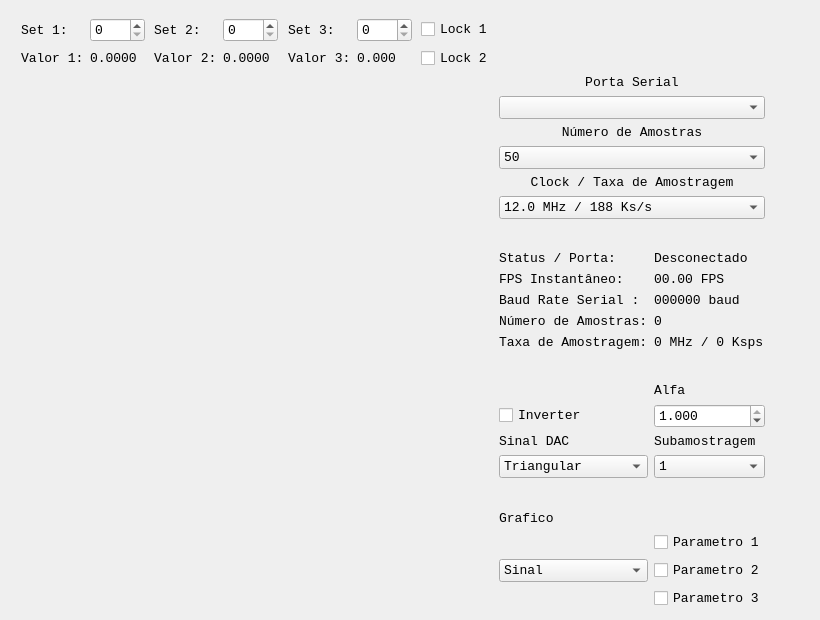
<?xml version="1.0" encoding="UTF-8"?>
<ui version="4.0">
 <class>MainWindow</class>
 <widget class="QMainWindow" name="MainWindow">
  <property name="geometry">
   <rect>
    <x>0</x>
    <y>0</y>
    <width>820</width>
    <height>620</height>
   </rect>
  </property>
  <property name="font">
   <font>
    <family>Monospace</family>
    <pointsize>10</pointsize>
    <weight>50</weight>
    <bold>false</bold>
   </font>
  </property>
  <property name="windowTitle">
   <string>Interface ADC mbed</string>
  </property>
  <widget class="QWidget" name="centralwidget">
   <property name="sizePolicy">
    <sizepolicy hsizetype="Expanding" vsizetype="Expanding">
     <horstretch>0</horstretch>
     <verstretch>0</verstretch>
    </sizepolicy>
   </property>
   <widget class="QFrame" name="horizontalFrame">
    <property name="geometry">
     <rect>
      <x>9</x>
      <y>9</y>
      <width>776</width>
      <height>750</height>
     </rect>
    </property>
    <property name="sizePolicy">
     <sizepolicy hsizetype="Expanding" vsizetype="Expanding">
      <horstretch>0</horstretch>
      <verstretch>0</verstretch>
     </sizepolicy>
    </property>
    <property name="frameShadow">
     <enum>QFrame::Plain</enum>
    </property>
    <layout class="QGridLayout" name="gridLayout">
     <property name="sizeConstraint">
      <enum>QLayout::SetDefaultConstraint</enum>
     </property>
     <property name="rightMargin">
      <number>20</number>
     </property>
     <item row="2" column="3" colspan="2">
      <widget class="QLabel" name="label">
       <property name="sizePolicy">
        <sizepolicy hsizetype="Minimum" vsizetype="Minimum">
         <horstretch>0</horstretch>
         <verstretch>0</verstretch>
        </sizepolicy>
       </property>
       <property name="text">
        <string>Porta Serial</string>
       </property>
       <property name="alignment">
        <set>Qt::AlignBottom|Qt::AlignHCenter</set>
       </property>
      </widget>
     </item>
     <item row="12" column="4">
      <widget class="QLabel" name="label_amostras">
       <property name="sizePolicy">
        <sizepolicy hsizetype="Minimum" vsizetype="Preferred">
         <horstretch>0</horstretch>
         <verstretch>0</verstretch>
        </sizepolicy>
       </property>
       <property name="text">
        <string>0</string>
       </property>
      </widget>
     </item>
     <item row="11" column="3">
      <widget class="QLabel" name="label_5">
       <property name="sizePolicy">
        <sizepolicy hsizetype="Minimum" vsizetype="Preferred">
         <horstretch>0</horstretch>
         <verstretch>0</verstretch>
        </sizepolicy>
       </property>
       <property name="minimumSize">
        <size>
         <width>0</width>
         <height>0</height>
        </size>
       </property>
       <property name="text">
        <string>Baud Rate Serial :</string>
       </property>
      </widget>
     </item>
     <item row="27" column="3" colspan="2">
      <widget class="QPushButton" name="bt_salvar">
       <property name="sizePolicy">
        <sizepolicy hsizetype="Minimum" vsizetype="Expanding">
         <horstretch>0</horstretch>
         <verstretch>0</verstretch>
        </sizepolicy>
       </property>
       <property name="text">
        <string>Salvar</string>
       </property>
      </widget>
     </item>
     <item row="7" column="3" colspan="2">
      <widget class="QComboBox" name="comboBox_clock">
       <property name="sizePolicy">
        <sizepolicy hsizetype="Minimum" vsizetype="Fixed">
         <horstretch>0</horstretch>
         <verstretch>0</verstretch>
        </sizepolicy>
       </property>
       <item>
        <property name="text">
         <string>12.0 MHz / 188 Ks/s</string>
        </property>
       </item>
       <item>
        <property name="text">
         <string>6.0 MHz  / 94 Ks/s</string>
        </property>
       </item>
       <item>
        <property name="text">
         <string>4.0 MHz / 63 Ks/s</string>
        </property>
       </item>
       <item>
        <property name="text">
         <string>3.0 MHz / 47 Ks/s</string>
        </property>
       </item>
       <item>
        <property name="text">
         <string>2.4 MHz / 38 Ks/s</string>
        </property>
       </item>
       <item>
        <property name="text">
         <string>2.0 MHz / 31 Ks/s</string>
        </property>
       </item>
       <item>
        <property name="text">
         <string>1.7 MHz / 27 Ks/s</string>
        </property>
       </item>
       <item>
        <property name="text">
         <string>1.5 MHz / 23 Ks/s</string>
        </property>
       </item>
      </widget>
     </item>
     <item row="15" column="4">
      <widget class="QLabel" name="label_9">
       <property name="text">
        <string>Alfa</string>
       </property>
      </widget>
     </item>
     <item row="13" column="3">
      <widget class="QLabel" name="label_7">
       <property name="sizePolicy">
        <sizepolicy hsizetype="Minimum" vsizetype="Preferred">
         <horstretch>0</horstretch>
         <verstretch>0</verstretch>
        </sizepolicy>
       </property>
       <property name="minimumSize">
        <size>
         <width>0</width>
         <height>0</height>
        </size>
       </property>
       <property name="text">
        <string>Taxa de Amostragem:</string>
       </property>
      </widget>
     </item>
     <item row="4" column="3" colspan="2">
      <widget class="QLabel" name="label_2">
       <property name="sizePolicy">
        <sizepolicy hsizetype="Minimum" vsizetype="Minimum">
         <horstretch>0</horstretch>
         <verstretch>0</verstretch>
        </sizepolicy>
       </property>
       <property name="text">
        <string>Número de Amostras</string>
       </property>
       <property name="alignment">
        <set>Qt::AlignBottom|Qt::AlignHCenter</set>
       </property>
      </widget>
     </item>
     <item row="18" column="4">
      <widget class="QComboBox" name="comboBox_subamostragem">
       <item>
        <property name="text">
         <string>1</string>
        </property>
       </item>
       <item>
        <property name="text">
         <string>2</string>
        </property>
       </item>
       <item>
        <property name="text">
         <string>5</string>
        </property>
       </item>
       <item>
        <property name="text">
         <string>10</string>
        </property>
       </item>
      </widget>
     </item>
     <item row="16" column="3">
      <widget class="QCheckBox" name="checkBox">
       <property name="text">
        <string>Inverter</string>
       </property>
      </widget>
     </item>
     <item row="22" column="4">
      <widget class="QCheckBox" name="checkBox_parametro2">
       <property name="text">
        <string>Parametro 2</string>
       </property>
      </widget>
     </item>
     <item row="21" column="4">
      <widget class="QCheckBox" name="checkBox_parametro1">
       <property name="text">
        <string>Parametro 1</string>
       </property>
      </widget>
     </item>
     <item row="19" column="3" colspan="2">
      <spacer name="verticalSpacer_6">
       <property name="orientation">
        <enum>Qt::Vertical</enum>
       </property>
       <property name="sizeHint" stdset="0">
        <size>
         <width>20</width>
         <height>40</height>
        </size>
       </property>
      </spacer>
     </item>
     <item row="1" column="0">
      <layout class="QGridLayout" name="gridLayout_2">
       <item row="1" column="2">
        <widget class="QLabel" name="label_valor1">
         <property name="text">
          <string>0.0000</string>
         </property>
        </widget>
       </item>
       <item row="1" column="8">
        <widget class="QLabel" name="label_valor3">
         <property name="text">
          <string>0.000</string>
         </property>
        </widget>
       </item>
       <item row="1" column="9">
        <spacer name="horizontalSpacer_2">
         <property name="orientation">
          <enum>Qt::Horizontal</enum>
         </property>
         <property name="sizeHint" stdset="0">
          <size>
           <width>40</width>
           <height>20</height>
          </size>
         </property>
        </spacer>
       </item>
       <item row="1" column="4">
        <widget class="QLabel" name="label_15">
         <property name="text">
          <string>Valor 2:</string>
         </property>
         <property name="wordWrap">
          <bool>false</bool>
         </property>
        </widget>
       </item>
       <item row="1" column="7">
        <widget class="QLabel" name="label_13">
         <property name="frameShape">
          <enum>QFrame::NoFrame</enum>
         </property>
         <property name="text">
          <string>Valor 3:</string>
         </property>
        </widget>
       </item>
       <item row="1" column="3">
        <spacer name="horizontalSpacer_3">
         <property name="orientation">
          <enum>Qt::Horizontal</enum>
         </property>
         <property name="sizeHint" stdset="0">
          <size>
           <width>40</width>
           <height>20</height>
          </size>
         </property>
        </spacer>
       </item>
       <item row="1" column="5">
        <widget class="QLabel" name="label_valor2">
         <property name="text">
          <string>0.0000</string>
         </property>
        </widget>
       </item>
       <item row="1" column="6">
        <spacer name="horizontalSpacer_4">
         <property name="orientation">
          <enum>Qt::Horizontal</enum>
         </property>
         <property name="sizeHint" stdset="0">
          <size>
           <width>40</width>
           <height>20</height>
          </size>
         </property>
        </spacer>
       </item>
       <item row="1" column="0">
        <spacer name="horizontalSpacer">
         <property name="orientation">
          <enum>Qt::Horizontal</enum>
         </property>
         <property name="sizeHint" stdset="0">
          <size>
           <width>40</width>
           <height>20</height>
          </size>
         </property>
        </spacer>
       </item>
       <item row="1" column="1">
        <widget class="QLabel" name="label_17">
         <property name="text">
          <string>Valor 1:</string>
         </property>
        </widget>
       </item>
       <item row="0" column="0">
        <spacer name="horizontalSpacer_5">
         <property name="orientation">
          <enum>Qt::Horizontal</enum>
         </property>
         <property name="sizeHint" stdset="0">
          <size>
           <width>40</width>
           <height>20</height>
          </size>
         </property>
        </spacer>
       </item>
       <item row="0" column="1">
        <widget class="QLabel" name="label_12">
         <property name="text">
          <string>Set 1:</string>
         </property>
        </widget>
       </item>
       <item row="0" column="4">
        <widget class="QLabel" name="label_16">
         <property name="text">
          <string>Set 2:</string>
         </property>
        </widget>
       </item>
       <item row="0" column="7">
        <widget class="QLabel" name="label_19">
         <property name="text">
          <string>Set 3:</string>
         </property>
        </widget>
       </item>
       <item row="0" column="3">
        <spacer name="horizontalSpacer_6">
         <property name="orientation">
          <enum>Qt::Horizontal</enum>
         </property>
         <property name="sizeHint" stdset="0">
          <size>
           <width>40</width>
           <height>20</height>
          </size>
         </property>
        </spacer>
       </item>
       <item row="0" column="6">
        <spacer name="horizontalSpacer_7">
         <property name="orientation">
          <enum>Qt::Horizontal</enum>
         </property>
         <property name="sizeHint" stdset="0">
          <size>
           <width>40</width>
           <height>20</height>
          </size>
         </property>
        </spacer>
       </item>
       <item row="0" column="9">
        <spacer name="horizontalSpacer_8">
         <property name="orientation">
          <enum>Qt::Horizontal</enum>
         </property>
         <property name="sizeHint" stdset="0">
          <size>
           <width>40</width>
           <height>20</height>
          </size>
         </property>
        </spacer>
       </item>
       <item row="0" column="2">
        <widget class="QDoubleSpinBox" name="doubleSpinBox_set1">
         <property name="decimals">
          <number>0</number>
         </property>
         <property name="minimum">
          <double>0.000000000000000</double>
         </property>
         <property name="maximum">
          <double>255.000000000000000</double>
         </property>
         <property name="singleStep">
          <double>1.000000000000000</double>
         </property>
        </widget>
       </item>
       <item row="0" column="5">
        <widget class="QDoubleSpinBox" name="doubleSpinBox_set2">
         <property name="decimals">
          <number>0</number>
         </property>
         <property name="minimum">
          <double>0.000000000000000</double>
         </property>
         <property name="maximum">
          <double>255.000000000000000</double>
         </property>
         <property name="singleStep">
          <double>1.000000000000000</double>
         </property>
        </widget>
       </item>
       <item row="0" column="8">
        <widget class="QDoubleSpinBox" name="doubleSpinBox_set3">
         <property name="decimals">
          <number>0</number>
         </property>
         <property name="maximum">
          <double>255.000000000000000</double>
         </property>
         <property name="singleStep">
          <double>1.000000000000000</double>
         </property>
        </widget>
       </item>
       <item row="0" column="10">
        <widget class="QCheckBox" name="checkBox_lock1">
         <property name="text">
          <string>Lock 1</string>
         </property>
        </widget>
       </item>
       <item row="1" column="10">
        <widget class="QCheckBox" name="checkBox_lock2">
         <property name="text">
          <string>Lock 2</string>
         </property>
        </widget>
       </item>
      </layout>
     </item>
     <item row="14" column="3" colspan="2">
      <spacer name="verticalSpacer_3">
       <property name="orientation">
        <enum>Qt::Vertical</enum>
       </property>
       <property name="sizeHint" stdset="0">
        <size>
         <width>20</width>
         <height>40</height>
        </size>
       </property>
      </spacer>
     </item>
     <item row="16" column="4">
      <widget class="QDoubleSpinBox" name="doubleSpinBox">
       <property name="decimals">
        <number>3</number>
       </property>
       <property name="maximum">
        <double>1.000000000000000</double>
       </property>
       <property name="singleStep">
        <double>0.010000000000000</double>
       </property>
       <property name="value">
        <double>1.000000000000000</double>
       </property>
      </widget>
     </item>
     <item row="17" column="3">
      <widget class="QLabel" name="label_10">
       <property name="text">
        <string>Sinal DAC</string>
       </property>
      </widget>
     </item>
     <item row="28" column="3" colspan="2">
      <spacer name="verticalSpacer">
       <property name="orientation">
        <enum>Qt::Vertical</enum>
       </property>
       <property name="sizeType">
        <enum>QSizePolicy::Preferred</enum>
       </property>
       <property name="sizeHint" stdset="0">
        <size>
         <width>20</width>
         <height>40</height>
        </size>
       </property>
      </spacer>
     </item>
     <item row="9" column="4">
      <widget class="QLabel" name="label_status">
       <property name="sizePolicy">
        <sizepolicy hsizetype="Minimum" vsizetype="Preferred">
         <horstretch>0</horstretch>
         <verstretch>0</verstretch>
        </sizepolicy>
       </property>
       <property name="text">
        <string>Desconectado</string>
       </property>
      </widget>
     </item>
     <item row="13" column="4">
      <widget class="QLabel" name="label_clock">
       <property name="sizePolicy">
        <sizepolicy hsizetype="Minimum" vsizetype="Preferred">
         <horstretch>0</horstretch>
         <verstretch>0</verstretch>
        </sizepolicy>
       </property>
       <property name="text">
        <string>0 MHz / 0 Ksps</string>
       </property>
      </widget>
     </item>
     <item row="1" column="3" colspan="2">
      <spacer name="verticalSpacer_4">
       <property name="orientation">
        <enum>Qt::Vertical</enum>
       </property>
       <property name="sizeHint" stdset="0">
        <size>
         <width>20</width>
         <height>40</height>
        </size>
       </property>
      </spacer>
     </item>
     <item row="25" column="3" colspan="2">
      <widget class="QPushButton" name="bt_inicio">
       <property name="sizePolicy">
        <sizepolicy hsizetype="Minimum" vsizetype="Expanding">
         <horstretch>0</horstretch>
         <verstretch>0</verstretch>
        </sizepolicy>
       </property>
       <property name="text">
        <string>Iniciar</string>
       </property>
      </widget>
     </item>
     <item row="26" column="3" colspan="2">
      <widget class="QPushButton" name="bt_parar">
       <property name="sizePolicy">
        <sizepolicy hsizetype="Minimum" vsizetype="Expanding">
         <horstretch>0</horstretch>
         <verstretch>0</verstretch>
        </sizepolicy>
       </property>
       <property name="text">
        <string>Parar</string>
       </property>
      </widget>
     </item>
     <item row="9" column="3">
      <widget class="QLabel" name="label_4">
       <property name="sizePolicy">
        <sizepolicy hsizetype="Minimum" vsizetype="Preferred">
         <horstretch>0</horstretch>
         <verstretch>0</verstretch>
        </sizepolicy>
       </property>
       <property name="minimumSize">
        <size>
         <width>0</width>
         <height>0</height>
        </size>
       </property>
       <property name="text">
        <string>Status / Porta: </string>
       </property>
      </widget>
     </item>
     <item row="12" column="3">
      <widget class="QLabel" name="label_6">
       <property name="sizePolicy">
        <sizepolicy hsizetype="Minimum" vsizetype="Preferred">
         <horstretch>0</horstretch>
         <verstretch>0</verstretch>
        </sizepolicy>
       </property>
       <property name="minimumSize">
        <size>
         <width>0</width>
         <height>0</height>
        </size>
       </property>
       <property name="text">
        <string>Número de Amostras:</string>
       </property>
      </widget>
     </item>
     <item row="11" column="4">
      <widget class="QLabel" name="label_baud">
       <property name="sizePolicy">
        <sizepolicy hsizetype="Minimum" vsizetype="Preferred">
         <horstretch>0</horstretch>
         <verstretch>0</verstretch>
        </sizepolicy>
       </property>
       <property name="text">
        <string>000000 baud</string>
       </property>
      </widget>
     </item>
     <item row="10" column="3">
      <widget class="QLabel" name="label_8">
       <property name="sizePolicy">
        <sizepolicy hsizetype="Minimum" vsizetype="Preferred">
         <horstretch>0</horstretch>
         <verstretch>0</verstretch>
        </sizepolicy>
       </property>
       <property name="minimumSize">
        <size>
         <width>0</width>
         <height>0</height>
        </size>
       </property>
       <property name="text">
        <string>FPS Instantâneo:</string>
       </property>
      </widget>
     </item>
     <item row="6" column="3" colspan="2">
      <widget class="QLabel" name="label_3">
       <property name="sizePolicy">
        <sizepolicy hsizetype="Minimum" vsizetype="Minimum">
         <horstretch>0</horstretch>
         <verstretch>0</verstretch>
        </sizepolicy>
       </property>
       <property name="text">
        <string>Clock / Taxa de Amostragem</string>
       </property>
       <property name="alignment">
        <set>Qt::AlignBottom|Qt::AlignHCenter</set>
       </property>
      </widget>
     </item>
     <item row="3" column="3" colspan="2">
      <widget class="QComboBox" name="comboBox_porta">
       <property name="sizePolicy">
        <sizepolicy hsizetype="Minimum" vsizetype="Fixed">
         <horstretch>0</horstretch>
         <verstretch>0</verstretch>
        </sizepolicy>
       </property>
      </widget>
     </item>
     <item row="10" column="4">
      <widget class="QLabel" name="label_fps">
       <property name="sizePolicy">
        <sizepolicy hsizetype="Minimum" vsizetype="Preferred">
         <horstretch>0</horstretch>
         <verstretch>0</verstretch>
        </sizepolicy>
       </property>
       <property name="text">
        <string>00.00 FPS</string>
       </property>
      </widget>
     </item>
     <item row="24" column="3" colspan="2">
      <spacer name="verticalSpacer_5">
       <property name="orientation">
        <enum>Qt::Vertical</enum>
       </property>
       <property name="sizeHint" stdset="0">
        <size>
         <width>20</width>
         <height>40</height>
        </size>
       </property>
      </spacer>
     </item>
     <item row="18" column="3">
      <widget class="QComboBox" name="comboBox_sinaldac">
       <item>
        <property name="text">
         <string>Triangular</string>
        </property>
       </item>
       <item>
        <property name="text">
         <string>Dente de Serra</string>
        </property>
       </item>
      </widget>
     </item>
     <item row="8" column="3" colspan="2">
      <spacer name="verticalSpacer_2">
       <property name="orientation">
        <enum>Qt::Vertical</enum>
       </property>
       <property name="sizeType">
        <enum>QSizePolicy::Fixed</enum>
       </property>
       <property name="sizeHint" stdset="0">
        <size>
         <width>20</width>
         <height>20</height>
        </size>
       </property>
      </spacer>
     </item>
     <item row="5" column="3" colspan="2">
      <widget class="QComboBox" name="comboBox_amostras">
       <property name="sizePolicy">
        <sizepolicy hsizetype="Minimum" vsizetype="Fixed">
         <horstretch>0</horstretch>
         <verstretch>0</verstretch>
        </sizepolicy>
       </property>
       <item>
        <property name="text">
         <string>50</string>
        </property>
       </item>
       <item>
        <property name="text">
         <string>100</string>
        </property>
       </item>
       <item>
        <property name="text">
         <string>250</string>
        </property>
       </item>
       <item>
        <property name="text">
         <string>500</string>
        </property>
       </item>
       <item>
        <property name="text">
         <string>1000</string>
        </property>
       </item>
       <item>
        <property name="text">
         <string>2000</string>
        </property>
       </item>
       <item>
        <property name="text">
         <string>3000</string>
        </property>
       </item>
      </widget>
     </item>
     <item row="17" column="4">
      <widget class="QLabel" name="label_11">
       <property name="text">
        <string>Subamostragem</string>
       </property>
      </widget>
     </item>
     <item row="2" column="0" rowspan="27">
      <widget class="QCustomPlot" name="plot_widget" native="true">
       <property name="sizePolicy">
        <sizepolicy hsizetype="Expanding" vsizetype="Expanding">
         <horstretch>0</horstretch>
         <verstretch>0</verstretch>
        </sizepolicy>
       </property>
      </widget>
     </item>
     <item row="20" column="3">
      <widget class="QLabel" name="label_14">
       <property name="text">
        <string>Grafico</string>
       </property>
      </widget>
     </item>
     <item row="22" column="3">
      <widget class="QComboBox" name="comboBox_graf_sel">
       <item>
        <property name="text">
         <string>Sinal</string>
        </property>
       </item>
       <item>
        <property name="text">
         <string>Parametros</string>
        </property>
       </item>
      </widget>
     </item>
     <item row="23" column="4">
      <widget class="QCheckBox" name="checkBox_parametro3">
       <property name="text">
        <string>Parametro 3</string>
       </property>
      </widget>
     </item>
    </layout>
   </widget>
  </widget>
 </widget>
 <customwidgets>
  <customwidget>
   <class>QCustomPlot</class>
   <extends>QWidget</extends>
   <header>qcustomplot.h</header>
   <container>1</container>
  </customwidget>
 </customwidgets>
 <resources/>
 <connections/>
</ui>
